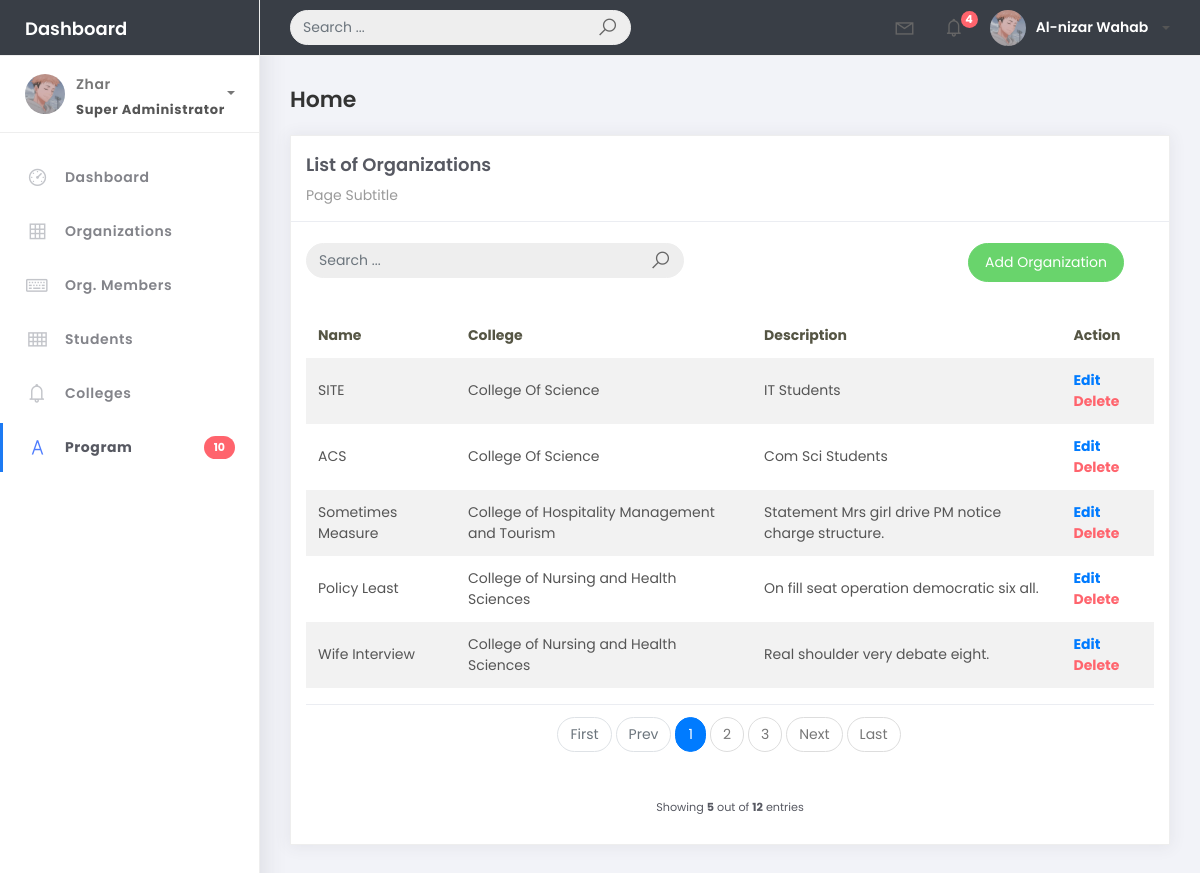
Page /organization-list/ on the committed database.
### studentorg/models.py (models this page shows, shortened)
class BaseModel(models.Model):
    created_at = models.DateTimeField(auto_now_add=True, db_index=True)
    updated_at = models.DateTimeField(auto_now=True)
    class Meta:
        abstract = True

class Organization(BaseModel):
    name = models.CharField(max_length=250)
    college = models.ForeignKey(College, null=True, blank=True, on_delete=models.CASCADE)
    description = models.CharField(max_length=500)

class College(BaseModel):
    college_name = models.CharField(max_length=150)
    def __str__(self):
        return self.college_name

### studentorg/views.py (the view)
# urls.py: path('organization-list/', OrganizationList.as_view(), name='organization-list'),
class OrganizationList(ListView):
    model = Organization
    context_object_name = 'organization'
    template_name = 'organization/org_list.html'
    paginate_by = 5
    def get_queryset(self, *args, **kwargs):
        qs = super(OrganizationList, self).get_queryset(*args, **kwargs)
        if self.request.GET.get("q") != None:
            query = self.request.GET.get('q')
            qs = qs.filter(Q(name__icontains=query) |
                           Q(description__icontains=query) |
                           Q(college__college_name__icontains=query))
        return qs

### templates/organization/org_list.html
{% extends 'base.html' %} {% load static %} {% block content %}
<div class="content">
  <div class="container-fluid">
    <h4 class="page-title">Home</h4>
    <div class="row">
      <div class="col-md-12">
        <div class="card">
          <div class="card-header">
            <div class="card-title">List of Organizations</div>
            <div class="card-category">Page Subtitle</div>
          </div>
          <br />
          <div class="col-md-12 row">
            <div class="col-md-6">
              <form class="navbar-left navbar-form nav-search mr-md-3" action="{% url 'organization-list' %}">
                <div class="input-group">
                  <input type="text" placeholder="Search ..." class="form-control" name="q" />
                  <div class="input-group-append">
                    <span class="input-group-text">
                      <i class="la la-search search-icon"></i>
                    </span>
                  </div>
                </div>
              </form>
            </div>
            <div class="col-md-6">
              <div class="pull-right">
                <a
                  href="{% url 'organization-add' %}" class="btn btn-success btn-rounded">Add Organization</a>
              </div>
            </div>
          </div>
          <div class="card-body">
            <table class="table table-striped mt-3">
              <thead>
                <tr>
                  <th scope="col">Name</th>
                  <th scope="col">College</th>
                  <th scope="col">Description</th>
                  <th scope="col">Action</th>
                </tr>
              </thead>
              <tbody>
                {% for object in object_list %}
                <tr>
                  <td>{{ object.name}}</td>
                  <td>{{ object.college }}</td>
                  <td>{{ object.description }}</td>
                  <td>
                    <a href="/organization-list/{{object.id}}"><b>Edit</b></a>
                    <a href="/organization-list/{{object.id}}/delete" class="text-danger"><b>Delete</b></a>
                  </td>
                </tr>
                {% empty %}
                <tr>
                  <td colspan="4" style="text-align: center">
                    <p class="text-sm font-weight-bold mb-0">No Records Found</p>
                  </td>
                </tr>
                {% endfor %}
              </tbody>
            </table>
            {% include 'includes/pagination.html' %}
          </div>
        </div>
      </div>
    </div>
  </div>
</div>
{% endblock %}

### rows in the picture
Organization: name "SITE", college "College Of Science", description "IT Students"
Organization: name "ACS", college "College Of Science", description "Com Sci Students"
Organization: name "Sometimes Measure", college "College of Hospitality Management and Tourism", description "Statement Mrs girl drive PM notice charge structure."
Organization: name "Policy Least", college "College of Nursing and Health Sciences", description "On fill seat operation democratic six all."
Organization: name "Wife Interview", college "College of Nursing and Health Sciences", description "Real shoulder very debate eight."

### other values in the picture
{{ page_num }} "1"
{{ page_num }} "2" "3"
{{ object_list.count }} "5"
{{ paginator.count }} "12"
